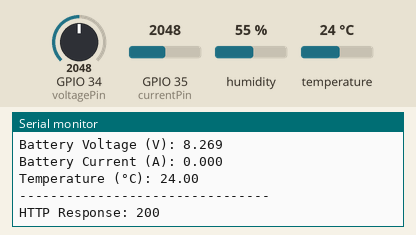
Simulated run of this sketch. Board: ESP32. Shown: the last lines printed to the serial monitor. Inputs (shaded band) come from the test bench; at power-on: temperature 24 °C, GPIO 34 (voltagePin) = 2048, GPIO 35 (currentPin) = 2048, humidity 55 % (analog values on the 0–4095 scale). WiFi joins after 1.5 s; servers stay silent unless stated; uploads are accepted with an empty reply.

Above: at 6.8 s.
6.9 s: temperature set to 12 °C
At 7.24 s:
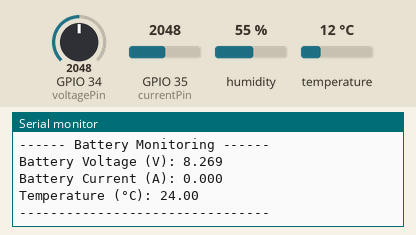
8.4 s: GPIO 34 (voltagePin) set to 2866
At 9.1 s:
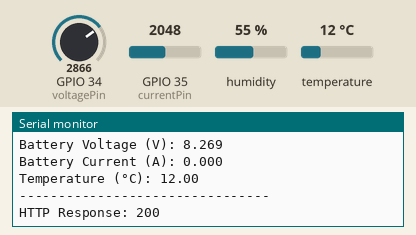
9.9 s: GPIO 35 (currentPin) set to 2866
At 11.15 s:
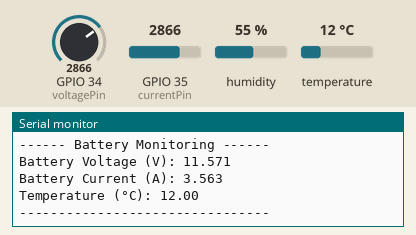
11.4 s: temperature set to 19 °C
At 12.8 s:
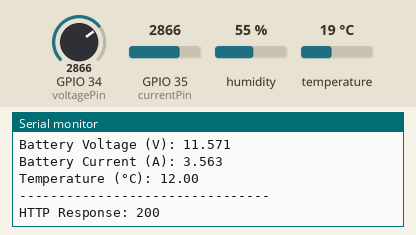
12.9 s: GPIO 34 (voltagePin) set to 3972
At 14.2 s:
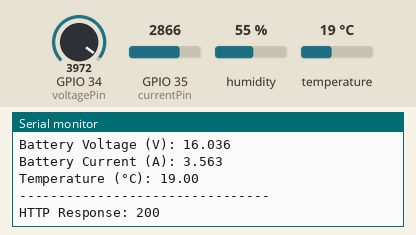
14.4 s: GPIO 35 (currentPin) set to 3972
At 15.03 s:
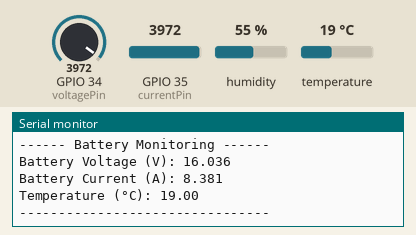
Timing chart, 0 to 16.9 s (numbered marks = the images above; inputs shaded):
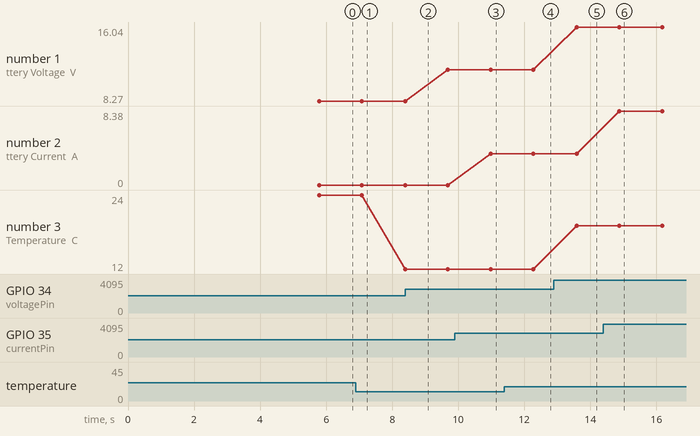

The sketch:

live_data_collection.ino
```cpp
#include <WiFi.h>
#include <HTTPClient.h>
#include "DHT.h"

// ================= WiFi =================
const char* ssid = "esp32network";
const char* password = "12345678";
const char* serverURL = "http://10.42.0.1:3000/data";

// ================= DHT11 =================
#define DHTPIN 4
#define DHTTYPE DHT11
DHT dht(DHTPIN, DHTTYPE);

// ================= ADC Pins ==============
const int voltagePin = 34;
const int currentPin = 35;

// ================= ADC Configuration =====
const float ADC_REF = 3.3;
const int ADC_RES = 4095;

// ================= Voltage Sensor =========
const float voltageSensorScaling = 5.01;

// ================= ACS712-05B =============
const float sensitivity = 0.185;
float zeroCurrent = 1.65;


// =====================================================
// Zero-current calibration
// =====================================================
void calibrateZeroCurrent() {
  Serial.println("Calibrating current sensor...");
  float sum = 0;
  for (int i = 0; i < 800; i++) {
    sum += analogRead(currentPin) * (ADC_REF / ADC_RES);
    delay(2);
  }
  zeroCurrent = sum / 800.0;

  Serial.print("Zero current voltage = ");
  Serial.println(zeroCurrent, 4);
}


// =====================================================
// Read current
// =====================================================
float readCurrent() {
  float sum = 0;
  for (int i = 0; i < 300; i++) {
    sum += analogRead(currentPin) * (ADC_REF / ADC_RES);
    delayMicroseconds(150);
  }
  float avgV = sum / 300.0;
  float current = (avgV - zeroCurrent) / sensitivity;

  if (abs(current) < 0.03) current = 0;
  return current;
}


// =====================================================
// WiFi Connect (STABLE VERSION)
// =====================================================
void connectWiFi() {
  Serial.println("\nStarting WiFi connection...");

  WiFi.mode(WIFI_STA);
  WiFi.disconnect(true);
  delay(1000);

  Serial.print("Connecting to SSID: ");
  Serial.println(ssid);

  WiFi.begin(ssid, password);
  WiFi.setSleep(false);   // improves stability

  while (WiFi.status() != WL_CONNECTED) {
    delay(1000);
    Serial.print(".");
  }

  Serial.println("\nWiFi connected!");
  Serial.print("ESP32 IP: ");
  Serial.println(WiFi.localIP());
}


// =====================================================
// SETUP
// =====================================================
void setup() {
  Serial.begin(115200);
  delay(1000);

  dht.begin();

  analogReadResolution(12);
  analogSetPinAttenuation(voltagePin, ADC_11db);
  analogSetPinAttenuation(currentPin, ADC_11db);

  connectWiFi();

  calibrateZeroCurrent();

  Serial.println("Sensors calibrated. System ready.\n");
}


// =====================================================
// LOOP
// =====================================================
void loop() {

  // If WiFi dropped → reconnect
  if (WiFi.status() != WL_CONNECTED) {
    Serial.println("WiFi lost. Reconnecting...");
    connectWiFi();
  }

  // -------- Voltage --------
  float adcV = analogRead(voltagePin) * (ADC_REF / ADC_RES);
  float batteryVoltage = adcV * voltageSensorScaling;

  // -------- Current --------
  float current = readCurrent();

  // -------- Temperature --------
  float temperature = dht.readTemperature();

  // -------- Serial --------
  Serial.println("------ Battery Monitoring ------");
  Serial.print("Battery Voltage (V): "); Serial.println(batteryVoltage, 3);
  Serial.print("Battery Current (A): "); Serial.println(current, 3);
  Serial.print("Temperature (°C): "); Serial.println(temperature, 2);
  Serial.println("--------------------------------\n");

  // -------- JSON --------
  String payload = "{";
  payload += "\"voltage\":" + String(batteryVoltage, 3) + ",";
  payload += "\"current\":" + String(current, 3) + ",";
  payload += "\"temperature\":" + String(temperature, 2);
  payload += "}";

  // -------- POST --------
  HTTPClient http;
  http.begin(serverURL);
  http.addHeader("Content-Type", "application/json");

  int code = http.POST(payload);

  Serial.print("HTTP Response: ");
  Serial.println(code);

  http.end();

  delay(1000);
}
```

Measured:
- after the input at 9.9 s, the serial monitor: prints a new line after 1.1 s (image 3)
- after the input at 12.9 s, the serial monitor: prints a new line after 0.68 s (image 5)
- after the input at 14.4 s, the serial monitor: prints a new line after 0.47 s (image 6)
- plotted number 1: 8.27 → 11.57 after the input at 8.4 s, 11.57 → 16.04 after the input at 12.9 s
- plotted number 2: 0 → 3.56 after the input at 9.9 s, 3.56 → 8.38 after the input at 14.4 s
- plotted number 3: 24 → 12 after the input at 6.9 s
